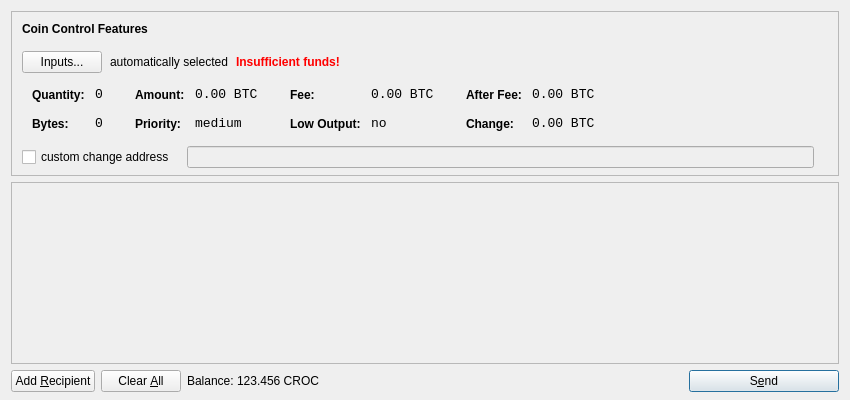
<?xml version="1.0" encoding="UTF-8"?>
<ui version="4.0">
 <class>SendCoinsDialog</class>
 <widget class="QDialog" name="SendCoinsDialog">
  <property name="geometry">
   <rect>
    <x>0</x>
    <y>0</y>
    <width>850</width>
    <height>400</height>
   </rect>
  </property>
  <property name="windowTitle">
   <string>Send Coins</string>
  </property>
  <layout class="QVBoxLayout" name="verticalLayout" stretch="0,1,0">
   <property name="bottomMargin">
    <number>8</number>
   </property>
   <item>
    <widget class="QFrame" name="frameCoinControl">
     <property name="sizePolicy">
      <sizepolicy hsizetype="Expanding" vsizetype="Expanding">
       <horstretch>0</horstretch>
       <verstretch>0</verstretch>
      </sizepolicy>
     </property>
     <property name="maximumSize">
      <size>
       <width>16777215</width>
       <height>16777215</height>
      </size>
     </property>
     <property name="frameShape">
      <enum>QFrame::StyledPanel</enum>
     </property>
     <property name="frameShadow">
      <enum>QFrame::Sunken</enum>
     </property>
     <layout class="QVBoxLayout" name="verticalLayoutCoinControl2">
      <property name="spacing">
       <number>-1</number>
      </property>
      <property name="leftMargin">
       <number>0</number>
      </property>
      <property name="topMargin">
       <number>0</number>
      </property>
      <property name="rightMargin">
       <number>0</number>
      </property>
      <property name="bottomMargin">
       <number>6</number>
      </property>
      <item>
       <layout class="QVBoxLayout" name="verticalLayoutCoinControl" stretch="0,0,0,0,1">
        <property name="spacing">
         <number>0</number>
        </property>
        <property name="leftMargin">
         <number>10</number>
        </property>
        <property name="topMargin">
         <number>10</number>
        </property>
        <item>
         <layout class="QHBoxLayout" name="horizontalLayoutCoinControl1">
          <property name="bottomMargin">
           <number>15</number>
          </property>
          <item>
           <widget class="QLabel" name="labelCoinControlFeatures">
            <property name="sizePolicy">
             <sizepolicy hsizetype="Preferred" vsizetype="Maximum">
              <horstretch>0</horstretch>
              <verstretch>0</verstretch>
             </sizepolicy>
            </property>
            <property name="font">
             <font>
              <weight>75</weight>
              <bold>true</bold>
             </font>
            </property>
            <property name="styleSheet">
             <string notr="true">font-weight:bold;</string>
            </property>
            <property name="text">
             <string>Coin Control Features</string>
            </property>
           </widget>
          </item>
         </layout>
        </item>
        <item>
         <layout class="QHBoxLayout" name="horizontalLayoutCoinControl2" stretch="0,0,0,0">
          <property name="spacing">
           <number>8</number>
          </property>
          <property name="bottomMargin">
           <number>10</number>
          </property>
          <item>
           <widget class="QPushButton" name="pushButtonCoinControl">
            <property name="styleSheet">
             <string notr="true"/>
            </property>
            <property name="text">
             <string>Inputs...</string>
            </property>
           </widget>
          </item>
          <item>
           <widget class="QLabel" name="labelCoinControlAutomaticallySelected">
            <property name="text">
             <string>automatically selected</string>
            </property>
            <property name="margin">
             <number>5</number>
            </property>
           </widget>
          </item>
          <item>
           <widget class="QLabel" name="labelCoinControlInsuffFunds">
            <property name="font">
             <font>
              <weight>75</weight>
              <bold>true</bold>
             </font>
            </property>
            <property name="styleSheet">
             <string notr="true">color:red;font-weight:bold;</string>
            </property>
            <property name="text">
             <string>Insufficient funds!</string>
            </property>
            <property name="margin">
             <number>5</number>
            </property>
           </widget>
          </item>
          <item>
           <spacer name="horizontalSpacerCoinControl">
            <property name="orientation">
             <enum>Qt::Horizontal</enum>
            </property>
            <property name="sizeHint" stdset="0">
             <size>
              <width>40</width>
              <height>1</height>
             </size>
            </property>
           </spacer>
          </item>
         </layout>
        </item>
        <item>
         <widget class="QWidget" name="widgetCoinControl" native="true">
          <property name="sizePolicy">
           <sizepolicy hsizetype="Preferred" vsizetype="Preferred">
            <horstretch>0</horstretch>
            <verstretch>0</verstretch>
           </sizepolicy>
          </property>
          <property name="minimumSize">
           <size>
            <width>0</width>
            <height>0</height>
           </size>
          </property>
          <property name="styleSheet">
           <string notr="true"/>
          </property>
          <layout class="QHBoxLayout" name="horizontalLayoutCoinControl5">
           <property name="margin">
            <number>0</number>
           </property>
           <item>
            <layout class="QHBoxLayout" name="horizontalLayoutCoinControl3" stretch="0,0,0,1">
             <property name="spacing">
              <number>20</number>
             </property>
             <property name="topMargin">
              <number>0</number>
             </property>
             <property name="bottomMargin">
              <number>10</number>
             </property>
             <item>
              <layout class="QFormLayout" name="formLayoutCoinControl1">
               <property name="horizontalSpacing">
                <number>10</number>
               </property>
               <property name="verticalSpacing">
                <number>14</number>
               </property>
               <property name="leftMargin">
                <number>10</number>
               </property>
               <property name="topMargin">
                <number>4</number>
               </property>
               <property name="rightMargin">
                <number>6</number>
               </property>
               <item row="0" column="0">
                <widget class="QLabel" name="labelCoinControlQuantityText">
                 <property name="styleSheet">
                  <string notr="true">font-weight:bold;</string>
                 </property>
                 <property name="text">
                  <string>Quantity:</string>
                 </property>
                 <property name="margin">
                  <number>0</number>
                 </property>
                </widget>
               </item>
               <item row="0" column="1">
                <widget class="QLabel" name="labelCoinControlQuantity">
                 <property name="font">
                  <font>
                   <family>Monospace</family>
                   <pointsize>10</pointsize>
                  </font>
                 </property>
                 <property name="cursor">
                  <cursorShape>IBeamCursor</cursorShape>
                 </property>
                 <property name="contextMenuPolicy">
                  <enum>Qt::ActionsContextMenu</enum>
                 </property>
                 <property name="text">
                  <string notr="true">0</string>
                 </property>
                 <property name="margin">
                  <number>0</number>
                 </property>
                 <property name="textInteractionFlags">
                  <set>Qt::LinksAccessibleByMouse|Qt::TextSelectableByKeyboard|Qt::TextSelectableByMouse</set>
                 </property>
                </widget>
               </item>
               <item row="1" column="0">
                <widget class="QLabel" name="labelCoinControlBytesText">
                 <property name="styleSheet">
                  <string notr="true">font-weight:bold;</string>
                 </property>
                 <property name="text">
                  <string>Bytes:</string>
                 </property>
                </widget>
               </item>
               <item row="1" column="1">
                <widget class="QLabel" name="labelCoinControlBytes">
                 <property name="font">
                  <font>
                   <family>Monospace</family>
                   <pointsize>10</pointsize>
                  </font>
                 </property>
                 <property name="cursor">
                  <cursorShape>IBeamCursor</cursorShape>
                 </property>
                 <property name="contextMenuPolicy">
                  <enum>Qt::ActionsContextMenu</enum>
                 </property>
                 <property name="text">
                  <string notr="true">0</string>
                 </property>
                 <property name="textInteractionFlags">
                  <set>Qt::LinksAccessibleByMouse|Qt::TextSelectableByKeyboard|Qt::TextSelectableByMouse</set>
                 </property>
                </widget>
               </item>
              </layout>
             </item>
             <item>
              <layout class="QFormLayout" name="formLayoutCoinControl2">
               <property name="horizontalSpacing">
                <number>10</number>
               </property>
               <property name="verticalSpacing">
                <number>14</number>
               </property>
               <property name="leftMargin">
                <number>6</number>
               </property>
               <property name="topMargin">
                <number>4</number>
               </property>
               <property name="rightMargin">
                <number>6</number>
               </property>
               <item row="0" column="0">
                <widget class="QLabel" name="labelCoinControlAmountText">
                 <property name="styleSheet">
                  <string notr="true">font-weight:bold;</string>
                 </property>
                 <property name="text">
                  <string>Amount:</string>
                 </property>
                 <property name="margin">
                  <number>0</number>
                 </property>
                </widget>
               </item>
               <item row="0" column="1">
                <widget class="QLabel" name="labelCoinControlAmount">
                 <property name="font">
                  <font>
                   <family>Monospace</family>
                   <pointsize>10</pointsize>
                  </font>
                 </property>
                 <property name="cursor">
                  <cursorShape>IBeamCursor</cursorShape>
                 </property>
                 <property name="contextMenuPolicy">
                  <enum>Qt::ActionsContextMenu</enum>
                 </property>
                 <property name="text">
                  <string notr="true">0.00 BTC</string>
                 </property>
                 <property name="textInteractionFlags">
                  <set>Qt::LinksAccessibleByMouse|Qt::TextSelectableByKeyboard|Qt::TextSelectableByMouse</set>
                 </property>
                </widget>
               </item>
               <item row="1" column="0">
                <widget class="QLabel" name="labelCoinControlPriorityText">
                 <property name="styleSheet">
                  <string notr="true">font-weight:bold;</string>
                 </property>
                 <property name="text">
                  <string>Priority:</string>
                 </property>
                </widget>
               </item>
               <item row="1" column="1">
                <widget class="QLabel" name="labelCoinControlPriority">
                 <property name="font">
                  <font>
                   <family>Monospace</family>
                   <pointsize>10</pointsize>
                  </font>
                 </property>
                 <property name="cursor">
                  <cursorShape>IBeamCursor</cursorShape>
                 </property>
                 <property name="contextMenuPolicy">
                  <enum>Qt::ActionsContextMenu</enum>
                 </property>
                 <property name="text">
                  <string>medium</string>
                 </property>
                 <property name="textInteractionFlags">
                  <set>Qt::LinksAccessibleByMouse|Qt::TextSelectableByKeyboard|Qt::TextSelectableByMouse</set>
                 </property>
                </widget>
               </item>
              </layout>
             </item>
             <item>
              <layout class="QFormLayout" name="formLayoutCoinControl3">
               <property name="horizontalSpacing">
                <number>10</number>
               </property>
               <property name="verticalSpacing">
                <number>14</number>
               </property>
               <property name="leftMargin">
                <number>6</number>
               </property>
               <property name="topMargin">
                <number>4</number>
               </property>
               <property name="rightMargin">
                <number>6</number>
               </property>
               <item row="0" column="0">
                <widget class="QLabel" name="labelCoinControlFeeText">
                 <property name="styleSheet">
                  <string notr="true">font-weight:bold;</string>
                 </property>
                 <property name="text">
                  <string>Fee:</string>
                 </property>
                 <property name="margin">
                  <number>0</number>
                 </property>
                </widget>
               </item>
               <item row="0" column="1">
                <widget class="QLabel" name="labelCoinControlFee">
                 <property name="font">
                  <font>
                   <family>Monospace</family>
                   <pointsize>10</pointsize>
                  </font>
                 </property>
                 <property name="cursor">
                  <cursorShape>IBeamCursor</cursorShape>
                 </property>
                 <property name="contextMenuPolicy">
                  <enum>Qt::ActionsContextMenu</enum>
                 </property>
                 <property name="text">
                  <string notr="true">0.00 BTC</string>
                 </property>
                 <property name="textInteractionFlags">
                  <set>Qt::LinksAccessibleByMouse|Qt::TextSelectableByKeyboard|Qt::TextSelectableByMouse</set>
                 </property>
                </widget>
               </item>
               <item row="1" column="0">
                <widget class="QLabel" name="labelCoinControlLowOutputText">
                 <property name="styleSheet">
                  <string notr="true">font-weight:bold;</string>
                 </property>
                 <property name="text">
                  <string>Low Output:</string>
                 </property>
                </widget>
               </item>
               <item row="1" column="1">
                <widget class="QLabel" name="labelCoinControlLowOutput">
                 <property name="font">
                  <font>
                   <family>Monospace</family>
                   <pointsize>10</pointsize>
                  </font>
                 </property>
                 <property name="cursor">
                  <cursorShape>IBeamCursor</cursorShape>
                 </property>
                 <property name="contextMenuPolicy">
                  <enum>Qt::ActionsContextMenu</enum>
                 </property>
                 <property name="text">
                  <string>no</string>
                 </property>
                 <property name="textInteractionFlags">
                  <set>Qt::LinksAccessibleByMouse|Qt::TextSelectableByKeyboard|Qt::TextSelectableByMouse</set>
                 </property>
                </widget>
               </item>
              </layout>
             </item>
             <item>
              <layout class="QFormLayout" name="formLayoutCoinControl4">
               <property name="horizontalSpacing">
                <number>10</number>
               </property>
               <property name="verticalSpacing">
                <number>14</number>
               </property>
               <property name="leftMargin">
                <number>6</number>
               </property>
               <property name="topMargin">
                <number>4</number>
               </property>
               <property name="rightMargin">
                <number>6</number>
               </property>
               <item row="0" column="0">
                <widget class="QLabel" name="labelCoinControlAfterFeeText">
                 <property name="styleSheet">
                  <string notr="true">font-weight:bold;</string>
                 </property>
                 <property name="text">
                  <string>After Fee:</string>
                 </property>
                 <property name="margin">
                  <number>0</number>
                 </property>
                </widget>
               </item>
               <item row="0" column="1">
                <widget class="QLabel" name="labelCoinControlAfterFee">
                 <property name="font">
                  <font>
                   <family>Monospace</family>
                   <pointsize>10</pointsize>
                  </font>
                 </property>
                 <property name="cursor">
                  <cursorShape>IBeamCursor</cursorShape>
                 </property>
                 <property name="contextMenuPolicy">
                  <enum>Qt::ActionsContextMenu</enum>
                 </property>
                 <property name="text">
                  <string notr="true">0.00 BTC</string>
                 </property>
                 <property name="textInteractionFlags">
                  <set>Qt::LinksAccessibleByMouse|Qt::TextSelectableByKeyboard|Qt::TextSelectableByMouse</set>
                 </property>
                </widget>
               </item>
               <item row="1" column="0">
                <widget class="QLabel" name="labelCoinControlChangeText">
                 <property name="styleSheet">
                  <string notr="true">font-weight:bold;</string>
                 </property>
                 <property name="text">
                  <string>Change:</string>
                 </property>
                </widget>
               </item>
               <item row="1" column="1">
                <widget class="QLabel" name="labelCoinControlChange">
                 <property name="font">
                  <font>
                   <family>Monospace</family>
                   <pointsize>10</pointsize>
                  </font>
                 </property>
                 <property name="cursor">
                  <cursorShape>IBeamCursor</cursorShape>
                 </property>
                 <property name="contextMenuPolicy">
                  <enum>Qt::ActionsContextMenu</enum>
                 </property>
                 <property name="text">
                  <string notr="true">0.00 BTC</string>
                 </property>
                 <property name="textInteractionFlags">
                  <set>Qt::LinksAccessibleByMouse|Qt::TextSelectableByKeyboard|Qt::TextSelectableByMouse</set>
                 </property>
                </widget>
               </item>
              </layout>
             </item>
            </layout>
           </item>
          </layout>
         </widget>
        </item>
        <item>
         <layout class="QHBoxLayout" name="horizontalLayoutCoinControl4" stretch="0,0,0">
          <property name="spacing">
           <number>12</number>
          </property>
          <property name="sizeConstraint">
           <enum>QLayout::SetDefaultConstraint</enum>
          </property>
          <property name="topMargin">
           <number>5</number>
          </property>
          <property name="rightMargin">
           <number>5</number>
          </property>
          <item>
           <widget class="QCheckBox" name="checkBoxCoinControlChange">
            <property name="text">
             <string>custom change address</string>
            </property>
           </widget>
          </item>
          <item>
           <widget class="QLineEdit" name="lineEditCoinControlChange">
            <property name="enabled">
             <bool>false</bool>
            </property>
            <property name="sizePolicy">
             <sizepolicy hsizetype="Expanding" vsizetype="Fixed">
              <horstretch>0</horstretch>
              <verstretch>0</verstretch>
             </sizepolicy>
            </property>
           </widget>
          </item>
          <item>
           <widget class="QLabel" name="labelCoinControlChangeLabel">
            <property name="sizePolicy">
             <sizepolicy hsizetype="Preferred" vsizetype="Expanding">
              <horstretch>0</horstretch>
              <verstretch>0</verstretch>
             </sizepolicy>
            </property>
            <property name="minimumSize">
             <size>
              <width>0</width>
              <height>0</height>
             </size>
            </property>
            <property name="text">
             <string/>
            </property>
            <property name="margin">
             <number>3</number>
            </property>
           </widget>
          </item>
         </layout>
        </item>
        <item>
         <spacer name="verticalSpacerCoinControl">
          <property name="orientation">
           <enum>Qt::Vertical</enum>
          </property>
          <property name="sizeHint" stdset="0">
           <size>
            <width>800</width>
            <height>1</height>
           </size>
          </property>
         </spacer>
        </item>
       </layout>
      </item>
     </layout>
    </widget>
   </item>
   <item>
    <widget class="QScrollArea" name="scrollArea">
     <property name="widgetResizable">
      <bool>true</bool>
     </property>
     <widget class="QWidget" name="scrollAreaWidgetContents">
      <property name="geometry">
       <rect>
        <x>0</x>
        <y>0</y>
        <width>830</width>
        <height>165</height>
       </rect>
      </property>
      <layout class="QVBoxLayout" name="verticalLayout_2">
       <property name="margin">
        <number>0</number>
       </property>
       <item>
        <layout class="QVBoxLayout" name="entries">
         <property name="spacing">
          <number>6</number>
         </property>
        </layout>
       </item>
       <item>
        <spacer name="verticalSpacer">
         <property name="orientation">
          <enum>Qt::Vertical</enum>
         </property>
         <property name="sizeHint" stdset="0">
          <size>
           <width>20</width>
           <height>40</height>
          </size>
         </property>
        </spacer>
       </item>
      </layout>
     </widget>
    </widget>
   </item>
   <item>
    <layout class="QHBoxLayout" name="horizontalLayout">
     <item>
      <widget class="QPushButton" name="addButton">
       <property name="toolTip">
        <string>Send to multiple recipients at once</string>
       </property>
       <property name="text">
        <string>Add &amp;Recipient</string>
       </property>
       <property name="icon">
        <iconset resource="../bitcoin.qrc">
         <normaloff>:/icons/add</normaloff>:/icons/add</iconset>
       </property>
       <property name="autoDefault">
        <bool>false</bool>
       </property>
      </widget>
     </item>
     <item>
      <widget class="QPushButton" name="clearButton">
       <property name="sizePolicy">
        <sizepolicy hsizetype="Minimum" vsizetype="Fixed">
         <horstretch>0</horstretch>
         <verstretch>0</verstretch>
        </sizepolicy>
       </property>
       <property name="toolTip">
        <string>Remove all transaction fields</string>
       </property>
       <property name="text">
        <string>Clear &amp;All</string>
       </property>
       <property name="icon">
        <iconset resource="../bitcoin.qrc">
         <normaloff>:/icons/remove</normaloff>:/icons/remove</iconset>
       </property>
       <property name="autoRepeatDelay">
        <number>300</number>
       </property>
       <property name="autoDefault">
        <bool>false</bool>
       </property>
      </widget>
     </item>
     <item>
      <layout class="QHBoxLayout" name="horizontalLayout_2">
       <property name="spacing">
        <number>3</number>
       </property>
       <item>
        <widget class="QLabel" name="label">
         <property name="text">
          <string>Balance:</string>
         </property>
        </widget>
       </item>
       <item>
        <widget class="QLabel" name="labelBalance">
         <property name="cursor">
          <cursorShape>IBeamCursor</cursorShape>
         </property>
         <property name="text">
          <string>123.456 CROC</string>
         </property>
         <property name="textInteractionFlags">
          <set>Qt::LinksAccessibleByMouse|Qt::TextSelectableByKeyboard|Qt::TextSelectableByMouse</set>
         </property>
        </widget>
       </item>
      </layout>
     </item>
     <item>
      <spacer name="horizontalSpacer">
       <property name="orientation">
        <enum>Qt::Horizontal</enum>
       </property>
       <property name="sizeHint" stdset="0">
        <size>
         <width>40</width>
         <height>20</height>
        </size>
       </property>
      </spacer>
     </item>
     <item>
      <widget class="QPushButton" name="sendButton">
       <property name="minimumSize">
        <size>
         <width>150</width>
         <height>0</height>
        </size>
       </property>
       <property name="toolTip">
        <string>Confirm the send action</string>
       </property>
       <property name="text">
        <string>S&amp;end</string>
       </property>
       <property name="icon">
        <iconset resource="../bitcoin.qrc">
         <normaloff>:/icons/send</normaloff>:/icons/send</iconset>
       </property>
       <property name="default">
        <bool>true</bool>
       </property>
      </widget>
     </item>
    </layout>
   </item>
  </layout>
 </widget>
 <resources>
  <include location="../bitcoin.qrc"/>
 </resources>
 <connections/>
</ui>
